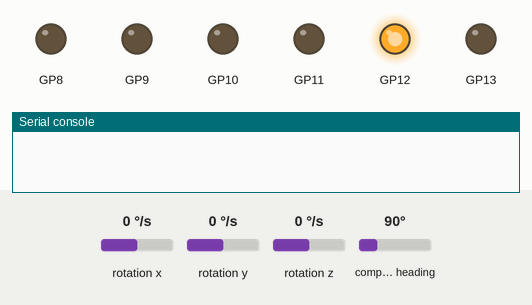
A program run on a simulated Raspberry Pi Pico running CircuitPython. Parts: output pins drawn as LEDs (lit = HIGH), the last lines printed to the serial console. The inputs (shaded band) are chosen by the test bench; at power-on: rotation x 0 °/s, rotation y 0 °/s, rotation z 0 °/s, compass heading 90°. At 45.4 s the program ends and the board releases its pins; the recording ends there.

Above: at 0.5 s.
At 19.2 s:
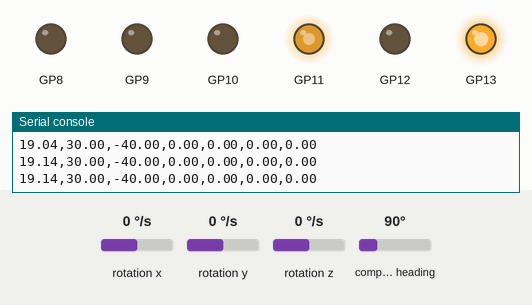
At 29.3 s:
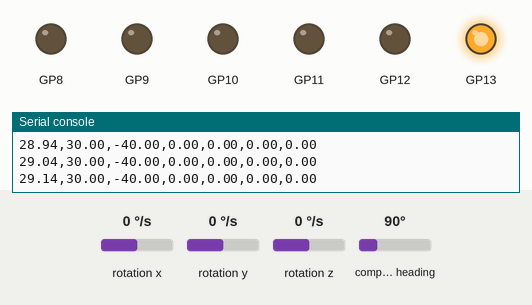
At 39.4 s:
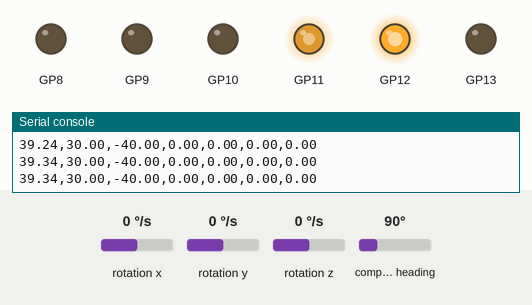
Timing chart, 0 to 40.0 s (numbered marks = the images above):
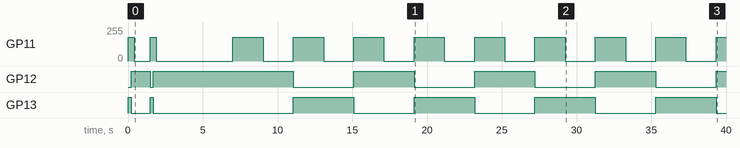

Measured:
- by itself, GP11: goes 178/255 0.40 s, 0/255 1.1 s, 178/255 0.40 s, 0/255 5.1 s, 8 × (178/255 2.0 s, 0/255 2.0 s), then 178/255
- by itself, GP12: goes HIGH 1.3 s, LOW 0.20 s, HIGH 9.4 s, 3 × (LOW 4.0 s, HIGH 4.0 s), LOW 4.0 s, then HIGH
- by itself, GP13: goes HIGH 0.20 s, LOW 1.3 s, HIGH 0.20 s, LOW 9.4 s, 3 × (HIGH 4.0 s, LOW 4.0 s), HIGH 4.0 s, then LOW

The program:

version7.py
```python
import pwmio
import board
import time
import digitalio
import usb_cdc
import busio
import adafruit_bno055
import sys

class MotorController:
    def __init__(self, tilt, pan, downT, upT, leftP, rightP, sda, scl):
        # Initialize PWM for pitch/yaw motor
        self.pc = usb_cdc.data
        self.i2c = busio.I2C(scl, sda)
        self.sensor = adafruit_bno055.BNO055_I2C(self.i2c)
        self.tilt = pwmio.PWMOut(tilt, frequency = 1000, duty_cycle = 0)
        self.pan   = pwmio.PWMOut(pan, frequency = 1000, duty_cycle = 0)
        # Initialize digital output for GP pins
        self.downT = digitalio.DigitalInOut(downT)
        self.upT   = digitalio.DigitalInOut(upT)
        self.leftP = digitalio.DigitalInOut(leftP)
        self.rightP= digitalio.DigitalInOut(rightP)
        # Direction Signal
        self.downT.direction = digitalio.Direction.OUTPUT
        self.upT.direction = digitalio.Direction.OUTPUT
        self.leftP.direction = digitalio.Direction.OUTPUT
        self.rightP.direction = digitalio.Direction.OUTPUT
        self.pc.write(bytes('hello\n','utf-8'))
        self.MAX = (2**16)-1
        # Initialize last_read_time to store the time of the last read_data() call
        self.initialT = time.monotonic()


    def down(self, speed = 0.7):
        # Set motor direction for pitch up
        self.upT.value   = True
        self.downT.value = False
        # Set pitch motor speed
        self.tilt.duty_cycle = int(speed * self.MAX)
        time.sleep(.1)

    def up(self, speed = 0.4):
        # Set motor direction for pitch down
        self.upT.value   = False
        self.downT.value = True
        # Set pitch motor speed
        self.tilt.duty_cycle = int(speed * self.MAX)
        time.sleep(.1)

    def right(self, speed = 0.7):
        # Set motor direction for yaw right
        self.rightP.value   = True
        self.leftP.value    = False
        # Set yaw motor speed
        self.pan.duty_cycle = int(speed * self.MAX)
        time.sleep(.1)

    def left(self, speed = 0.7):
        # Set motor direction for yaw up
        self.rightP.value   = False
        self.leftP.value    = True
        # Set yaw motor speed
        self.pan.duty_cycle = int(speed * self.MAX)
        time.sleep(.1)

    def stop(self):
        # Stop the motor

        self.tilt.duty_cycle = 0
        self.pan.duty_cycle   = 0

        time.sleep(.1)

    def print_data(self):
        self.rollA, self.panA, self.tiltA = self.sensor.magnetic
        self.roll_rate, self.tilt_rate, self.pan_rate = self.sensor.gyro
        elapsed_time = time.monotonic() - self.initialT
        print("{:.2f},{:.2f},{:.2f},{:.2f},{:.2f},{:.2f},{:.2f}".format(elapsed_time, self.panA, self.tiltA, self.rollA, self.pan_rate, self.tilt_rate, self.roll_rate))

    def key_commands(self):
        # Check if keys are being pressed
        if self.pc.in_waiting > 0:
            inputs = self.pc.read().strip().decode()
            if inputs =='w':
                self.up()
            elif inputs=='s':
                self.down()
            elif inputs=='a':
                self.left()
            elif inputs=='d':
                self.right()
            elif inputs=='q':
                sys.exit()
            else:
                self.stop()
        else:
            self.stop()


motor = MotorController(board.GP8, board.GP11, board.GP10, board.GP9, board.GP12, board.GP13, board.GP6, board.GP7)
print('\n\n\n')

for i in range(2):
    motor.right()
    time.sleep(.1)
    motor.left()
    time.sleep(.1)
    motor.stop()
    time.sleep(1)
time.sleep(2)

print("\ntime, pan angle, tilt angle, pan rate, tilt rate")
# Loop for 4 iterations

#for i in range(4):
#    start_time = time.monotonic()
#    while time.monotonic() - start_time <= 2:
#        motor.stop()
#        motor.print_data()

#    start_time=time.monotonic()
#    while time.monotonic() - start_time <= 1:
#        motor.print_data()
#        motor.right()

#    start_time = time.monotonic()
#    while time.monotonic() - start_time <= 2:
#        motor.stop()
#        motor.print_data()

#    start_time = time.monotonic()
#    while time.monotonic() - start_time <= 1:
#        motor.print_data()
#        motor.left()
#motor.stop()
for i in range(5):
    start_time = time.monotonic()
    while time.monotonic() - start_time <= 2:
        motor.stop()
        motor.print_data()

    start_time=time.monotonic()
    while time.monotonic() - start_time <= 2:
        motor.print_data()
        motor.left()

    start_time = time.monotonic()
    while time.monotonic() - start_time <= 2:
        motor.stop()
        motor.print_data()

    start_time = time.monotonic()
    while time.monotonic() - start_time <= 2:
        motor.print_data()
        motor.right()
```
